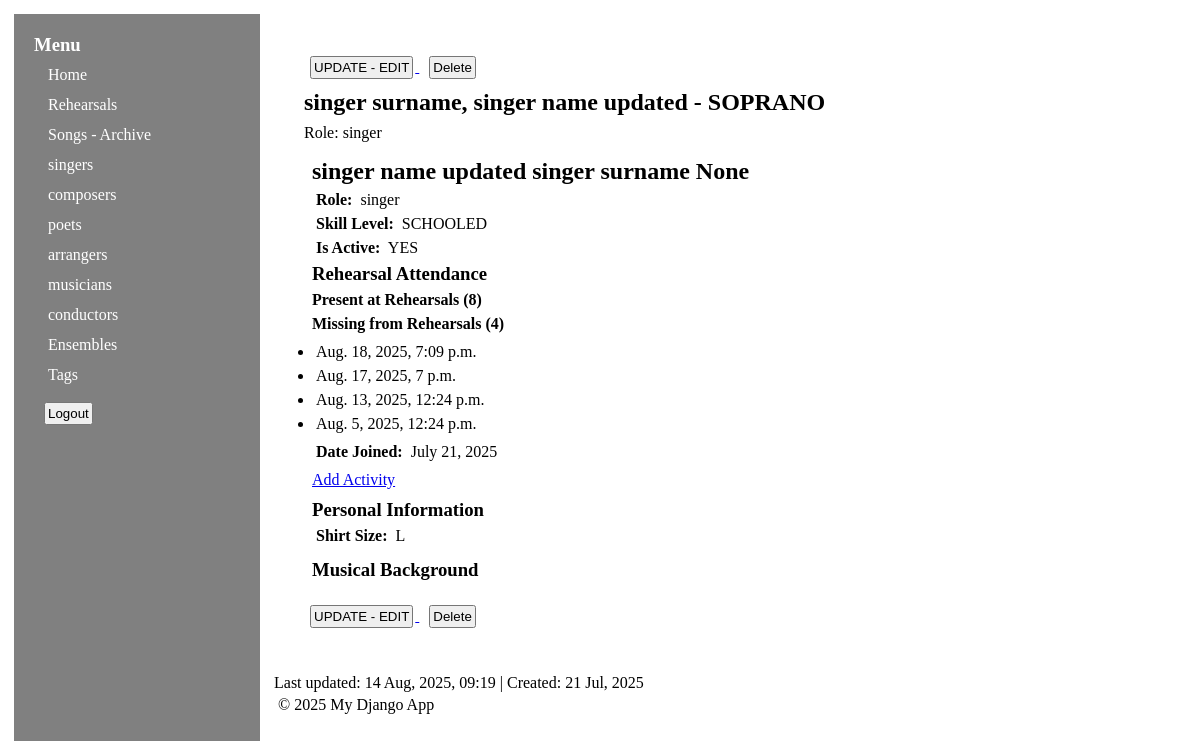
Before: /singer/1/ (signed in) with the older database file.
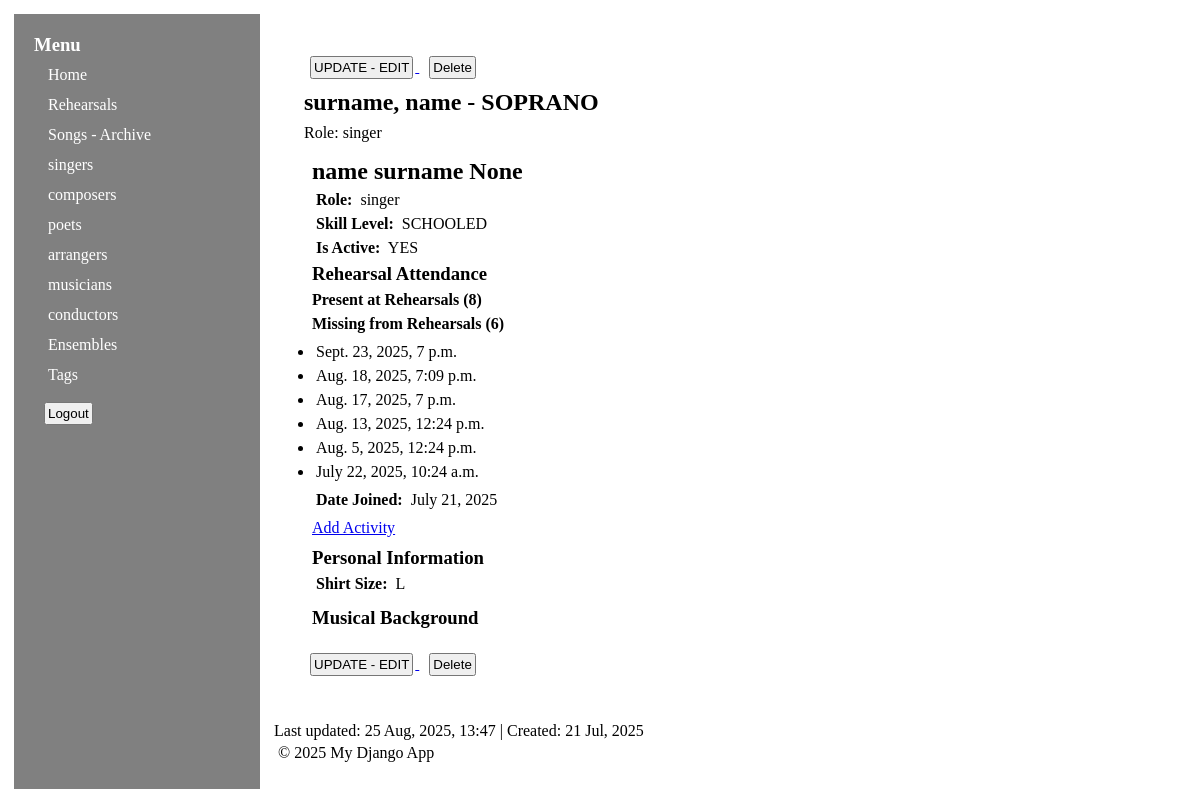
After: the same page with the newer database file.
### secondapp/models.py (models this page shows, shortened)
class Person(models.Model):
    first_name = models.CharField(max_length=100)
    last_name = models.CharField(max_length=100, db_index=True)
    third_name = models.CharField(max_length=100, blank=True, null=True)
    role = models.CharField(max_length=10, choices=[(role.name, role.value) for role in Role])
    phone_number = models.CharField(max_length=17, blank=True, null=True)
    email = models.EmailField(unique=True, blank=True, null=True)
    address = models.CharField(max_length=250, blank=True, null=True)
    birth_date = models.DateField("birthday", blank=True, null=True)
    death_date = models.DateField("death day", blank=True, null=True)
    nationality = models.CharField("nationality", max_length=100, blank=True, null=True)
    biography = models.TextField("short bio", blank=True, null=True)
    favorite_works = models.TextField(blank=True, null=True)
    influenced_by = models.TextField(blank=True, null=True)
    awards = models.TextField(blank=True, null=True)
    website = models.TextField(blank=True, null=True)
    additional_notes = models.TextField(blank=True, null=True)
    updated_at = models.DateTimeField(auto_now=True)
    created_at = models.DateTimeField(auto_now_add=True)
    class Meta:
        abstract = True
        indexes = [
            models.Index(fields=["last_name"]),
            models.Index(fields=["role"]),
        ]
    def get_display_name(self):
        display_name = f"{self.last_name}, {self.first_name}"
        if self.third_name:
            display_name += f" {self.third_name}"
        return display_name

class Singer(Person):
    voice = models.CharField(max_length=10, choices=[(voice.name, voice.value) for voice in VoiceType])
    is_active = models.BooleanField(default=True)
    skill_level = models.CharField(max_length=20, choices=[(skill.name, skill.value) for skill in SkillLevel])
    messenger = models.CharField(max_length=250, blank=True, null=True)
    shirt_size = models.CharField(max_length=4, choices=[(size.name, size.value) for size in ShirtSize], blank=True, null=True)
    date_joined = models.DateField("joined",default=date.today)
    class Meta(Person.Meta):
        ordering = ["voice", "last_name"]
        verbose_name = "Singer"
        verbose_name_plural = "Singers"
    def get_rehearsal_attendance(self):
        present_rehearsals = self.rehearsal_set.all()
        all_rehearsals = Rehearsal.objects.filter(is_cancelled=False)
        missing_rehearsals = all_rehearsals.exclude(pk__in=present_rehearsals)
        return {
            "present": present_rehearsals,
            "missing": missing_rehearsals,
        }
    def __str__(self):
        status = "(Inactive)" if not self.is_active else ""
        return f"{self.get_display_name()} - {self.voice} {status}"

class Rehearsal(models.Model):
    subtitle = models.CharField(max_length=250)
    location = models.CharField(max_length=250)
    parking = models.CharField(max_length=250, blank=True, null=True)
    calendar = models.DateTimeField(unique=True)
    additional_notes = models.TextField(blank=True, null=True)
    singers = models.ManyToManyField(Singer, blank=True, related_name= "rehearsal_set")
    conductors = models.ManyToManyField(Conductor, blank=True, related_name="rehearsal_set")
    songs = models.ManyToManyField(Song, blank=True)
    duration_minutes = models.PositiveIntegerField(blank=True, null=True, help_text="Expected duration in minutes")
    attendance_count = models.PositiveIntegerField(default=0, help_text="Actual attendance count")
    is_cancelled = models.BooleanField(default=False)
    created_at = models.DateTimeField(auto_now_add=True)
    updated_at = models.DateTimeField(auto_now=True)
    class Meta:
        verbose_name_plural = "Rehearsals"
        ordering = ["-calendar"]
        indexes = [
            models.Index(fields=["calendar"]),
            models.Index(fields=["is_cancelled"]),
        ]

### secondapp/views.py (the view)
# urls.py: path("<str:role>/<int:pk>/", views.PersonDetailView.as_view(), name="person_detail"),
class PersonDetailView(PersonRoleMixin, DetailView):
    template_name = 'secondapp/person_detail.html'
    context_object_name = 'person'
    def get_object(self, queryset=None):
        return self.get_model().objects.get(pk=self.kwargs.get('pk'))
    def get_context_data(self, **kwargs):
        context = super().get_context_data(**kwargs)
        person = self.object
        if isinstance(person, Singer):
            attendance = person.get_rehearsal_attendance()
            context.update(attendance)
        context["activity"] = person.activity.all()
        return context

### secondapp/context_processors.py (called while the page is built)
def roles_context(request):
    return {"all_roles": list(PersonRoleMixin.role_model_form_map.keys())}

### secondapp/mixins.py (called while the page is built)
    def get_model(self):
        role = self.kwargs.get("role")
        if role not in self.role_model_form_map:
            raise Http404(f"invalid role {role}")
        return self.role_model_form_map[role][0]

    def get_context_data(self, **kwargs):
        context = super().get_context_data(**kwargs)
        context["role"] = self.kwargs.get("role")
        return context

### secondapp/templates/secondapp/person_detail.html (shortened to what this page needs)
{% extends "secondapp/base.html" %}
{% block content %}
<div class="action-buttons-top">
    <a href="{% url 'secondapp:person_update' role=role pk=person.pk %}">
        <button type="button">UPDATE - EDIT</button>
    </a>
    <a href="{% url 'secondapp:person_delete' role=role pk=person.pk %}">
        <button type="button">Delete</button>
    </a>
</div>
<h2>{{ person }}</h2>
<p>Role: {{ role }}</p>
<div class="person-details">
    <div class="basic-info">
        <h2>{{ person.first_name }} {{ person.last_name }} {{ person.third_name }}</h2>
        <p><strong>Role:</strong> {{ role }}</p>
        <p><strong>Skill Level:</strong> {{ person.skill_level }}</p>
        {% if person.is_active %}
            <p><strong>Is Active:</strong>
                {% if person.is_active %}YES{% else %}NO{% endif %}
            </p>
        {% endif %}
        {% if person %}
            <h3>Rehearsal Attendance</h3>
            <h4>Present at Rehearsals ({{ present|length }}) </h4>
            <h4>Missing from Rehearsals ({{ missing|length }}) </h4>
            <ul>
                {% for rehearsal in missing %}
                    <li>{{ rehearsal.calendar }}</li>
                {% endfor %}
            </ul>
        {% endif %}
        <p><strong>Date Joined:</strong> {{ person.date_joined }}</p>
    </div>
    <div class="activity">
        {% if person.activity.exists %}
            {% for activity in person.activity.all %}
              <li>
                {{ activity.ensemble.name }}: {{ activity.start_date }} - {{ activity.end_date }}
                <a href="{% url 'secondapp:activity_update' role=role pk=activity.pk %}">UPDATE</a> -
                <a href="{% url 'secondapp:activity_confirm_delete' role=role pk=activity.pk %}">DELETE</a>
              </li>
            {% endfor %}
        <a href="{% url 'secondapp:activity_form' role=role pk=person.pk %}">Add Activity</a>
        {% else %}
            <a href="{% url 'secondapp:activity_form' role=role pk=person.pk %}">Add Activity</a>
        {% endif %}
    </div>
    <div class="personal-info">
        <h3>Personal Information</h3>
        {% if person.shirt_size %}
        <p><strong>Shirt Size:</strong> {{ person.shirt_size }}</p>
        {% endif %}
    </div>
    <div class="musical-background">
        <h3>Musical Background</h3>
    </div>
    <div class="additional-info">
    </div>
</div>
<div class="action-buttons-bottom">
    <a href="{% url 'secondapp:person_update' role=role pk=person.pk %}">
        <button type="button">UPDATE - EDIT</button>
    </a>
    <a href="{% url 'secondapp:person_delete' role=role pk=person.pk %}">
        <button type="button">Delete</button>
    </a>
</div>
{% endblock %}

### secondapp/templates/secondapp/base.html (shortened to what this page needs)
<!DOCTYPE html>
<html lang="en">
{% load static %}
<head>
    <link rel="stylesheet" href="{% static 'secondapp/style.css' %}">
    <link rel="stylesheet" href="{% static 'secondapp/vendor/flatpickr/flatpickr.min.css' %}">
    <link href="{% static 'django_select2/django_select2.css' %}" rel="stylesheet">
</head>
<body>
    <div class="grid-container">
        <nav class="sidebar" id="sidebar">
            <h3>Menu</h3>
            <ul class="menu-links">
                <li><a href="{% url 'secondapp:index' %}">Home</a></li>
                <li><a href="{% url 'secondapp:rehearsal_list' %}">Rehearsals</a></li>
                <li><a href="{% url 'secondapp:song_list' %}">Songs - Archive</a></li>
                {% for role in all_roles %}
                    <li>
                        <a href="{% url 'secondapp:person_list' role=role %}">{{ role }}s</a>
                    </li>
                {% endfor %}
                <li><a href="{% url 'secondapp:ensemble_list' %}">Ensembles</a></li>
                <li><a href="{% url 'secondapp:tag' %}">Tags</a></li>
                <li>
                    <form method="post" action="{% url 'logout' %}" onclick="return confirm('You want to log out?')">
                        <button type="submit">Logout</button>
                    </form>
                </li>
            </ul>
        </nav>
        <main class="main">
            <div class="main-content">
                {% block content %}{% endblock %}
            </div>
            <footer class="footer">
                <div class="footer-info">
                        {% if object.updated_at %}
                        Last updated: {{ object.updated_at|date:"d M, Y, H:i" }}
                    {% endif %}
                    {% if object.created_at %}
                        | Created: {{ object.created_at|date:"d M, Y" }}
                    {% endif %}
                    <p>© 2025 My Django App</p>
                </div>
            </footer>
         </main>
    </div>
</body>
</html>

Changed rows visible on the page:
changed Singer "None": is_active+last_name+first_name "singer surname, singer name updated - SOPRANO" → "surname, name - SOPRANO"; first_name "singer name updated" → "name"; last_name "singer surname" → "surname"; updated_at "14 Aug, 2025, 09:19" → "25 Aug, 2025, 13:47"
added Rehearsal: calendar "Sept. 23, 2025, 7 p.m."
now on this page (row edited): Rehearsal: calendar "July 22, 2025, 10:24 a.m."
Other visible differences:
{{ missing|length }}: "4" → "6"
